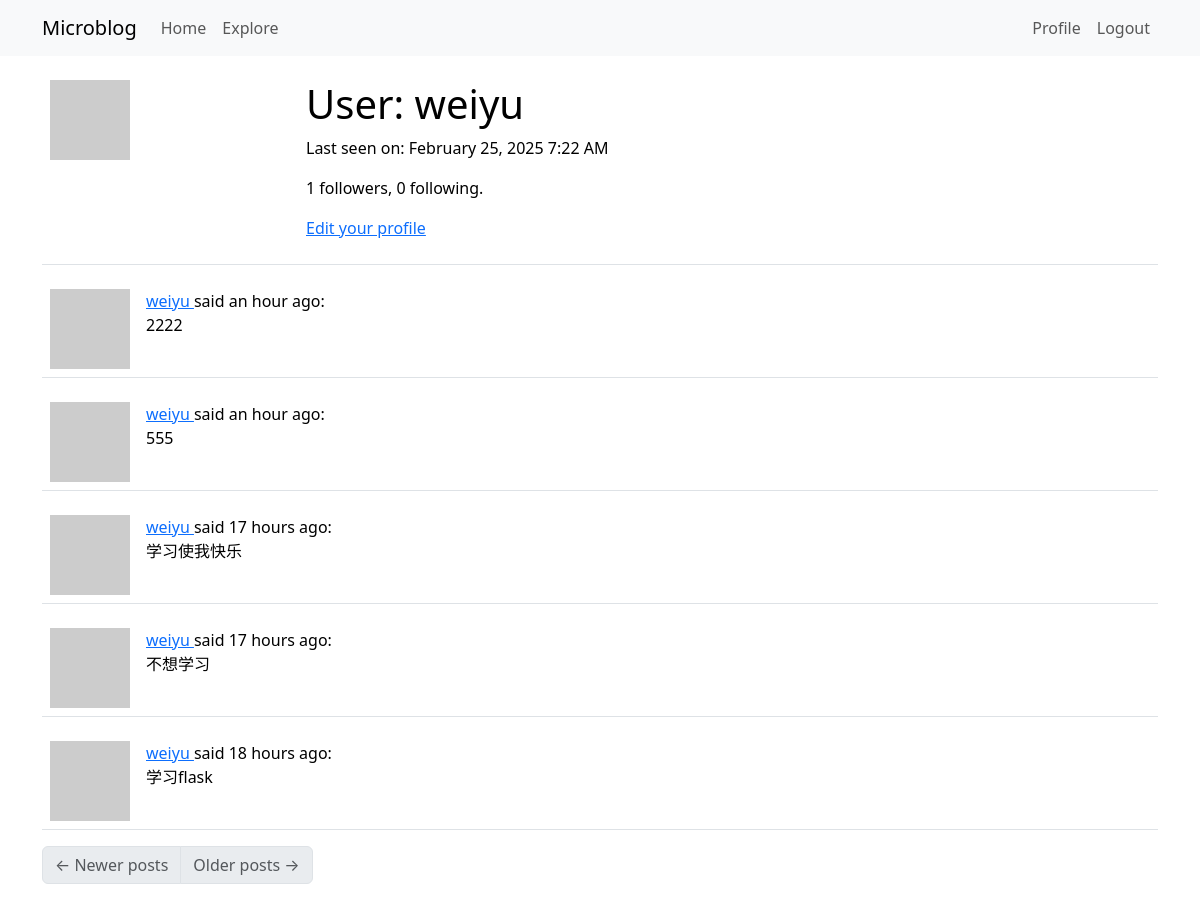
The page /user/weiyu (signed in) on the database as committed earlier.
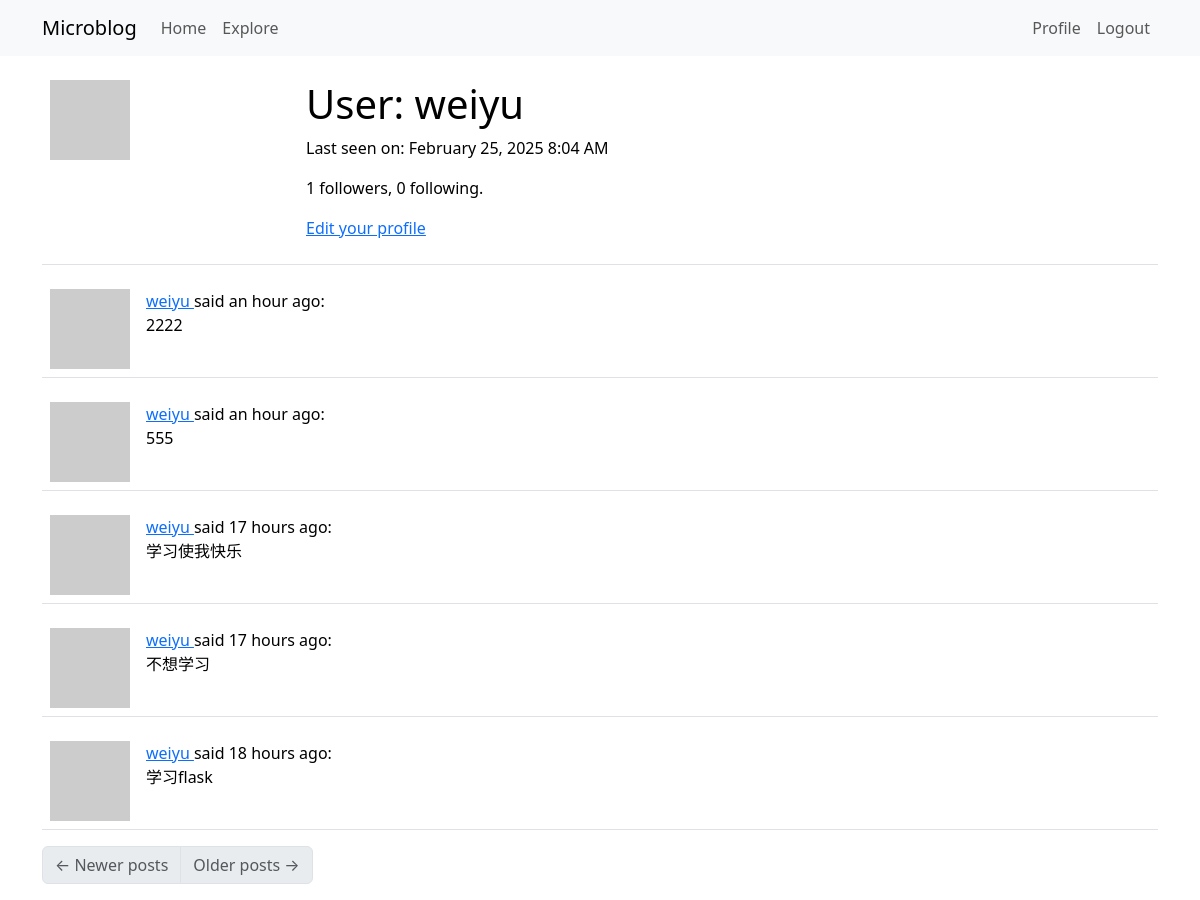
The same page on the database as committed later.
### src/models.py (models this page shows, shortened)
class User(UserMixin, db.Model):
    id = db.Column(db.Integer,primary_key = True)
    username = db.Column(db.String(64),index=True,unique=True )
    email = db.Column(db.String(120),index=True,unique=True)
    password_hash = db.Column(db.String(128))
    posts = db.relationship('Post',backref='author',lazy='dynamic')
    about_me = db.Column(db.String(140))
    last_seen = db.Column(db.DateTime,default=datetime.utcnow)
    followed = db.relationship(
        'User', secondary=followers,
        primaryjoin=(followers.c.follower_id == id),
        secondaryjoin=(followers.c.followed_id == id),
        backref=db.backref('followers', lazy='dynamic'), lazy='dynamic')
    def avatar(self,size):
        digest = md5(self.email.lower().encode('utf-8')).hexdigest()
        return 'https://www.gravatar.com/avatar/{}?d=identicon&s={}'.format(
            digest,
            size
        )
    @login.user_loader
    def load_user(id):
        return User.query.get(int(id))

### src/routes.py (the view)
@app.route("/user/<username>")
@login_required
def user(username):
    user = User.query.filter_by(username=username).first_or_404() #获取不到用户时，返回404
    page = request.args.get('page', 1, type=int)
    posts = user.posts.order_by(Post.timestamp.desc()).paginate(
        page=page, per_page=app.config['POSTS_PER_PAGE'], error_out=False)
    next_url = url_for('user', username=user.username, page=posts.next_num) \
        if posts.has_next else None
    prev_url = url_for('user', username=user.username, page=posts.prev_num) \
        if posts.has_prev else None
    return render_template('user.html', user=user, posts=posts.items,
                           next_url=next_url, prev_url=prev_url)

### src/routes.py (called while the page is built)
@app.before_request
def before_request():
    if current_user.is_authenticated:
        current_user.last_seen = datetime.utcnow()
        db.session.commit()

### src/templates/user.html (shortened to what this page needs)
{% extends "base.html" %}
{% block content %}
    <table class="table table-hover">
        <tr>
            <td width="256px"><img src="{{ user.avatar(256) }}"></td>
            <td>
                <h1>User: {{ user.username }}</h1>
                {% if user.last_seen %}
                <p>Last seen on: {{ moment(user.last_seen).format('LLL') }}</p>
                {% endif %}
                <p>{{ user.followers.count() }} followers, {{ user.followed.count() }} following.</p>
                {% if user == current_user %}
                <p><a href="{{ url_for('edit_profile') }}">Edit your profile</a></p>
                {% endif %}
            </td>
        </tr>
    </table>
    {% for post in posts %}
        {% include '_post.html' %}
    {% endfor %}
    <nav aria-label="Post navigation">
        <ul class="pagination">
            <li class="page-item{% if not prev_url %} disabled{% endif %}">
                <a class="page-link" href="{{ prev_url }}">
                    <span aria-hidden="true">&larr;</span> Newer posts
                </a>
            </li>
            <li class="page-item{% if not next_url %} disabled{% endif %}">
                <a class="page-link" href="{{ next_url }}">
                    Older posts <span aria-hidden="true">&rarr;</span>
                </a>
            </li>
        </ul>
    </nav>
{% endblock %}

Rows that differ between the two databases and show on the page:
changed User "weiyu": last_seen "February 25, 2025 7:22 AM" → "February 25, 2025 8:04 AM"
